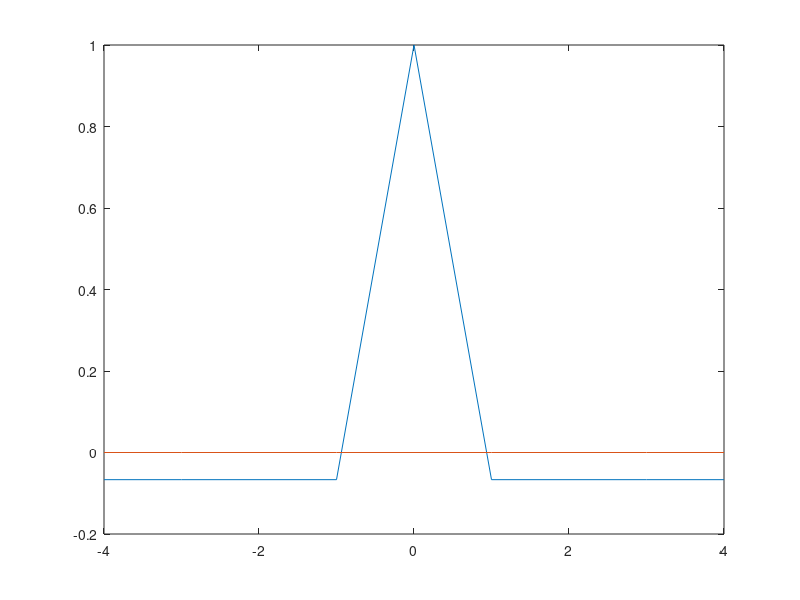

Write MATLAB code to recreate this figure.
clc; clear all; close all;

%% Initialisation
X = ones(1, 5);
X(5) = xor(X(3), X(4));
out = zeros(1, 16);

%% Generation of PN sequence
for i = 1:15
    out(i) = X(4);
    X = circshift(X, 1);
    X(5) = xor(X(3), X(4));
end

%% Balance condition
countp = sum(out);
countn = 15 - countp;

for i = 1:15
    if out(i) == 0
        out(i) = -1;
    end
end
out = out(1:15);

if abs(countp - countn) <= 1
    disp("Sequence is Balanced");
else
    disp("Sequence is not Balanced");
end

%% Auto-correlation
i = 1;
corr = zeros(1, 9);
for d = -4:4
    Y = circshift(out, d);
    corr(i) = sum(out.*Y)/15;
    i = i + 1;
end

plot(-4:4, corr, -4:4, zeros(1,9));